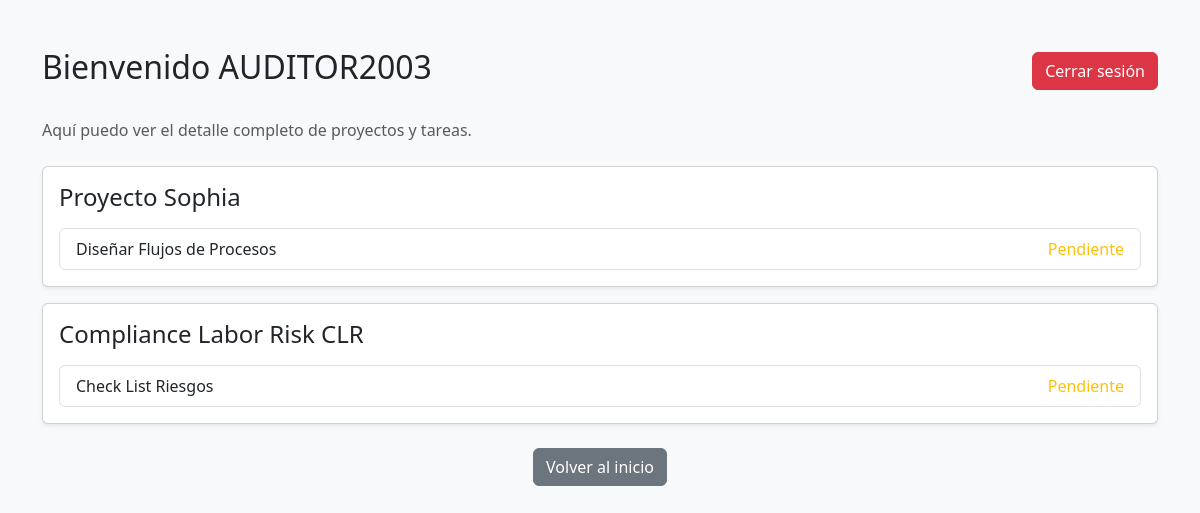
The page /dashboard/ (signed in) on the database its author committed.
### tareas/models.py (models this page shows, shortened)
class Proyecto(models.Model):
    nombre = models.CharField(max_length=100)
    descripcion = models.TextField()
    creado = models.DateTimeField(auto_now_add=True)

class Tarea(models.Model):
    nombre = models.CharField(max_length=100)
    descripcion = models.TextField()
    proyecto = models.ForeignKey(Proyecto, on_delete=models.CASCADE)
    completado = models.BooleanField(default=False)
    creado = models.DateTimeField(auto_now_add=True)

### tareas/views.py (the view)
# urls.py: path('dashboard/', views.dashboard, name='dashboard'),
@login_required
def dashboard(request):
    if request.user.is_superuser:
        proyectos = Proyecto.objects.all()
        return render(request, 'tareas/dashboard.html', {
            'proyectos': proyectos
        })
    else:
        return render(request, 'tareas/dashboard.html')

### tareas/templates/tareas/dashboard.html (shortened to what this page needs)
<!DOCTYPE html>
<html lang="es">
<head>
    <link href="https://cdn.jsdelivr.net/npm/bootstrap@5.3.3/dist/css/bootstrap.min.css" rel="stylesheet">
</head>
<body class="bg-light">
<div class="container py-5">
    <div class="d-flex justify-content-between align-items-center mb-4">
        <h2>Bienvenido {{ user.username }}</h2>
        <form method="post" action="{% url 'logout' %}">
            <button type="submit" class="btn btn-danger">
                Cerrar sesión
            </button>
        </form>
    </div>
    {% if user.is_superuser %}
        <div class="mb-4">
            <p class="text-muted">
                Aquí puedo ver el detalle completo de proyectos y tareas.
            </p>
        </div>
        {% for proyecto in proyectos %}
            <div class="card mb-3 shadow-sm">
                <div class="card-body">
                    <h4 class="mb-3">{{ proyecto.nombre }}</h4>
                    <ul class="list-group">
                        {% for tarea in proyecto.tarea_set.all %}
                            <li class="list-group-item d-flex justify-content-between">
                                <span>{{ tarea.nombre }}</span>
                                {% if tarea.completado %}
                                    <span class="text-success">Completada</span>
                                {% else %}
                                    <span class="text-warning">Pendiente</span>
                                {% endif %}
                            </li>
                        {% empty %}
                            <li class="list-group-item">
                                No hay tareas para este proyecto
                            </li>
                        {% endfor %}
                    </ul>
                </div>
            </div>
        {% endfor %}
    {% else %}
        <div class="alert alert-info text-center">
            Has iniciado sesión correctamente, pero no tienes permisos para ver el detalle de proyectos.
        </div>
    {% endif %}
    <div class="text-center mt-4">
        <a href="{% url 'home' %}" class="btn btn-secondary">
            Volver al inicio
        </a>
    </div>
</div>
</body>
</html>

### rows shown on the page
Proyecto: nombre "Proyecto Sophia"
Tarea: nombre "Diseñar Flujos de Procesos", completado "Pendiente"
Proyecto: nombre "Compliance Labor Risk CLR"
Tarea: nombre "Check List Riesgos", completado "Pendiente"

### other values the page prints
{{ user.username }} "AUDITOR2003"
